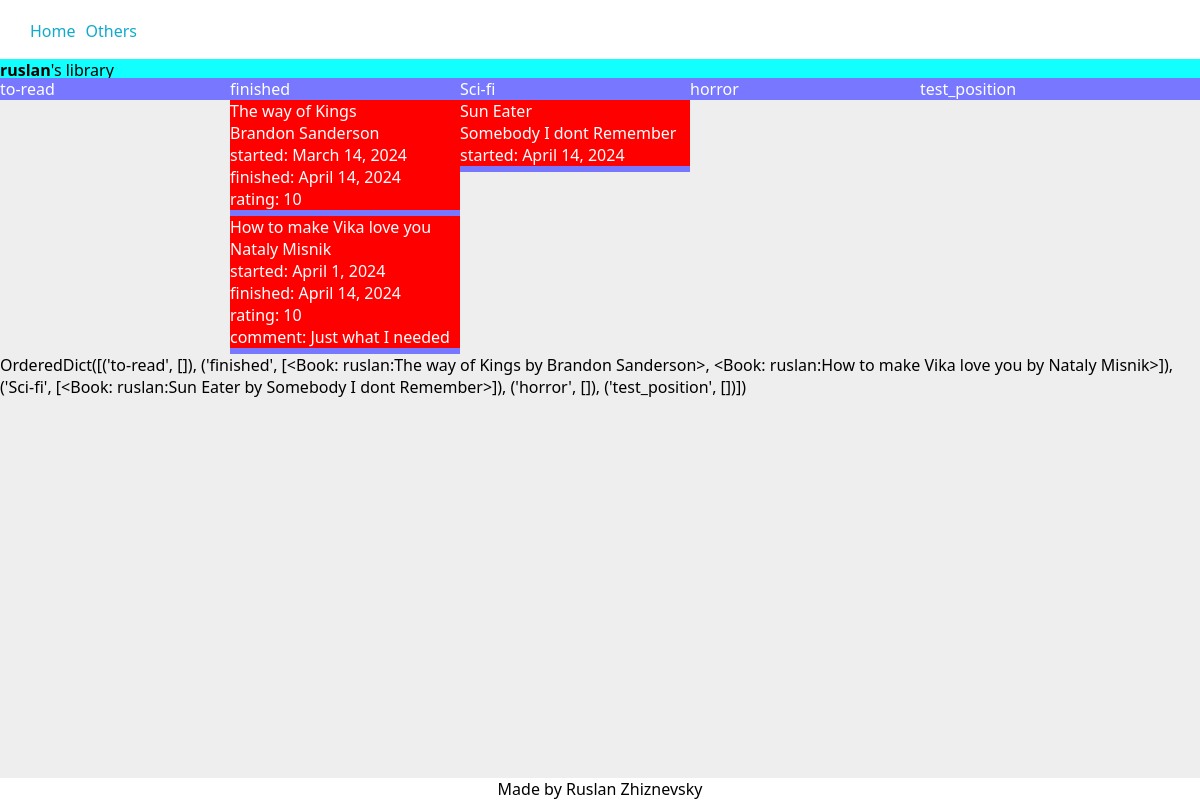
The app's page /users/ruslan/ (signed in) with its own data.
### users/models.py (models this page shows)
class User(AbstractBaseUser, PermissionsMixin):
    def get_profile_picture_upload_path(instance, filename):
        return f"profile_pictures/{instance.username}/{filename}"
    username = models.CharField(
        verbose_name="username",
        primary_key=True,
        unique=True,
        blank=False,
        null=False,     # don't set True if blank=True
        max_length=20,
        help_text="unique username",
        validators=[MinLengthValidator(3)],
    )
    email = models.EmailField(
        verbose_name="email",
        help_text="active email for connection with this account",
        max_length=255,
        unique=True,
        blank=False,
        null=False,
    )
    profile_picture = models.ImageField(
        verbose_name="profile picture",
        help_text="profile picture",
        upload_to=get_profile_picture_upload_path,
        max_length=255,
        blank=True,
        null=True,
        default=None,
    )
    to_show = models.BooleanField(
        verbose_name="to show",
        help_text="if this flag is set to False "
                  "user won't be listed in any public listings",
        default=True,
    )
    is_active = models.BooleanField(default=True)
    is_staff = models.BooleanField(default=False)
    USERNAME_FIELD = "username"
    EMAIL_FIELD = "email"
    REQUIRED_FIELDS = ["email"]
    objects = UserManager()
    def __str__(self):
        return self.username

### library/models.py (models this page shows, shortened)
class BookCategory(models.Model):
    def _last_position():
        field = "position"
        _dict = BookCategory.objects.aggregate(models.Max(field, default=0))
        return _dict[f"{field}__max"] + 1
    user = models.ForeignKey(
        settings.AUTH_USER_MODEL,
        verbose_name="user",
        help_text="user, to whom add category",
        on_delete=models.CASCADE,
        related_name="book_categories",
        related_query_name="book_category",
    )
    category_name = models.CharField(
        verbose_name="category_name",
        help_text="category of the book(fantasy, horror, etc.)",
        max_length=20,
        blank=False,
        null=False,
    )
    position = models.PositiveIntegerField(
        default=_last_position,
        verbose_name="position",
        help_text="position in the list of categories",
        blank=False,
        null=False,
    )
    class Meta:
        constraints = [
            models.UniqueConstraint(
                name="%(app_label)s_%(class)s_user_and_category_unique",
                fields=["user", "category_name"]
            ),
            models.UniqueConstraint(
                fields=["user", "position"],
                name="%(app_label)s_%(class)s_user_and_postion_unique",
            )
        ]

class Book(models.Model):
    user = models.ForeignKey(
        settings.AUTH_USER_MODEL,
        verbose_name="user",
        help_text="user who has this book in their library",
        on_delete=models.CASCADE,
        related_name="books",
        related_query_name="book",
        null=False,
        blank=False,
    )
    title = models.CharField(
        verbose_name="title",
        help_text="title of the book",
        max_length=60,
        blank=True,
        null=False,
        unique=False,
    )
    author = models.CharField(
        verbose_name="author",
        help_text="author of the book",
        max_length=60,
        blank=True,
        null=False,
        unique=False,
    )
    started = models.DateField(
        verbose_name="started",
        help_text="date when started reading",
        default=datetime.date.today,
        editable=True,
        blank=True,
        null=True,
    )
    finished = models.DateField(
        verbose_name="finished",
        help_text="date when finished reading",
        editable=True,
        blank=True,
        null=True,
        default=None,
    )
    rating = models.PositiveIntegerField(
        verbose_name="rating",
        help_text="book rating from 1 to 10",
        blank=True,
        null=True,
        default=None,
        validators=[MaxValueValidator(10), MinValueValidator(1)],
    )
    comment = models.TextField(
        verbose_name="comment",
        help_text="comment on this book. Is it bad? Good?",
        blank=True,
    )
    category = models.ForeignKey(
        "BookCategory",
        on_delete=models.CASCADE,
        verbose_name="category",
    )
    def _get_bookfile_upload_path(instance, filename):
        return f"books/{instance.user}/{instance.author}_{instance.title}/{filename}"
    file = models.FileField(
        verbose_name="book file",
        help_text="book file to upload",
        upload_to=_get_bookfile_upload_path,
        blank=True,
        null=True,
        default=None,
    )
    def _get_coverfile_upload_path(instance, filename):
        return f"books/{instance.user}/{instance.author}_{instance.title}/{filename}"
    cover = models.ImageField(
        verbose_name="cover image",
        help_text="image of the cover of the book",
        upload_to=_get_coverfile_upload_path,
        blank=True,
        null=True,
        default=None,
    )
    def __str__(self):
        return f"{self.user}:{self.title} by {self.author}"
    class Meta:
        constraints = [
            models.CheckConstraint(
                check=~models.Q(started__gt=models.F("finished")),
                name="%(app_label)s_%(class)s_finished_before_started"
            ),
            models.UniqueConstraint(
                fields=["user", "title", "author"],
                name="%(app_label)s_%(class)s_user_title_author_unique",
            )
        ]

### library/views.py (the view)
# urls.py: path("", views.all_books, name="your_all_books"),
@login_required  # login_url="/login/")
def all_books(request, username=None):
    books_by_categories, viewed_user = _get_books_by_categories_and_viewed_user(request, username)
    context = {
        "user": request.user,
        "viewed_user": viewed_user,
        "books_by_categories": books_by_categories,
    }
    return render(request, "all_books.html", context=context)

### library/views.py (called while the page is built)
def _sort_user_books_by_categories(user):
    books = user.books.all()
    books_by_categories = OrderedDict()
    category_objs = BookCategory.objects.filter(user=user).order_by("position")
    for category in [category_obj.category_name for category_obj in category_objs]:
        books_by_categories[category] = []
    for book in books:
        category_obj = book.category
        books_by_categories[category_obj.category_name] += [book]
    return books_by_categories

def _get_books_by_categories_and_viewed_user(request, username):
    if username is None:
        books_by_categories = _sort_user_books_by_categories(request.user)
        viewed_user = None
    else:
        viewed_user = get_object_or_404(User, username=username)
        books_by_categories = _sort_user_books_by_categories(viewed_user)
    return books_by_categories, viewed_user

### library/templates/all_books.html (shortened to what this page needs)
{% extends "base.html" %}
{% load static %}
{% block extra_css %}
<link rel="stylesheet" href="{% static 'library/all_books.css' %}">
{% endblock extra_css %}
{% block content %}
<div class="categories_conteiner">
    {% for category in books_by_categories.keys %}
    <div class="category_header col">
        {% if viewed_user  %}
            <a href="{% url 'someones_category' viewed_user.username category %}">{{ category }}</a>
        {% else %}
            <a href="{% url 'your_category' category %}">{{ category }}</a>
        {% endif %}
    </div>
    {% endfor %}
</div>
<div class="books_conteiner">
{% for category, books in books_by_categories.items %}
    <div class="books_list col">
        {% for book in books %}
            {% if viewed_user %}
            <a href="{% url 'someones_book' viewed_user.username book.title book.author %}">
            {% else %}
            <a href="{% url 'your_book' book.title book.author %}">
            {% endif %}
            <div class="book_block">
                {% if book.title %}
                    {{ book.title }}<br>
                {% endif %}
                {% if book.author %}
                    {{ book.author }}<br>
                {% endif %}
                {% if book.started %}
                    started: {{ book.started }}<br>
                {% endif %}
                {% if book.finished %}
                    finished: {{ book.finished }}<br>
                {% endif %}
                {% if book.rating %}
                    rating: {{ book.rating }}<br>
                {% endif %}
                {% if book.comment %}
                    comment: {{ book.comment }}<br>
                {% endif %}
                </div>
            </a>
        {% endfor %}
    </div>
{% endfor %}
</div>
    {{ books_by_categories }}
{% endblock content %}

### library/templates/base.html (shortened to what this page needs)
{% load static %}
<!DOCTYPE html>
<html lang="en">
    <head>
        <link rel="stylesheet" href="{% static 'library/base.css' %}">
        {% block extra_css %}
        {% endblock extra_css %}
    </head>
    <body>
        <header>
            {% block header %}
            <nav id="nav_top">
                <ul>
                    <li><a href="{% url 'your_all_books' %}">Home</a></li>
                    <li><a href="{% url 'users_list' %}">Others</a></li>
                </ul>
            </nav>
            {% endblock header %}
        </header>
        <main>
            {% if viewed_user is not None %}
            <div class="viewed_user">
                <b>{{ viewed_user }}</b>'s library
            </div>
            {% endif %}
            {% block content %}
            {% endblock content %}
        </main>
        {% block footer %}
        <footer>
            Made by Ruslan Zhiznevsky
        </footer>
        {% endblock footer %}
    </body>
</html>

### library/static/library/base.css (style rules this page uses)
html { margin: 0; padding: 0; scroll-behavior: smooth; }
body { font-family: 'Segoe UI', Tahoma, Geneva, Verdana, sans-serif; margin: 0; padding: 0; box-sizing: border-box; background: #eee; }
header { position: fixed; top: 0; width: 100vw; }
#nav_top { background-color: #fff; }
#nav_top ul { display: flex; justify-content: flex-start; padding: 20px; margin: auto; }
li { list-style: none; padding-left: 10px; }
main { width: min-content; min-width: 100vw; padding-top: 78px; }
.viewed_user { background: #1ff; position: fixed; top: 59px; width: 100vw; }
header a { text-decoration: none; color: #1ac }
a { text-decoration: none; color: white; }
footer { position: fixed; background: #fff; bottom: 0; width: 100vw; text-align: center; }

### library/static/library/all_books.css (style rules this page uses)
.categories_conteiner { display: flex; flex-direction: row; align-items: flex-start; position: sticky; top: 78px; background-color: #77f; }
.books_conteiner { display: flex; flex-direction: row; align-items: flex-start; }
.books_list { background-color: #77f; min-height: 100%; }
.col { width: 230px; flex-shrink: 0; }
.book_block { background-color: red; margin-bottom: 6px; }

### records on screen
User: username "ruslan"
BookCategory: keys "to-read"
BookCategory: keys "finished"
BookCategory: keys "Sci-fi"
BookCategory: keys "horror"
BookCategory: keys "test_position"
Book: title "The way of Kings", author "Brandon Sanderson", started "March 14, 2024", finished "April 14, 2024", rating "10", user+title+author "OrderedDict([('to-read', []), ('finished', [<Book: ruslan:The way of Kings by Brandon Sanderson>, <Book: ruslan:How to make Vika love you by Nataly Misnik>]), ('Sci-fi', [<Book: ruslan:Sun Eater by Somebody I dont Remember>]), ('horror', []), ('test_position', [])])"
Book: title "How to make Vika love you", author "Nataly Misnik", started "April 1, 2024", finished "April 14, 2024", rating "10", comment "Just what I needed"
Book: title "Sun Eater", author "Somebody I dont Remember", started "April 14, 2024"
